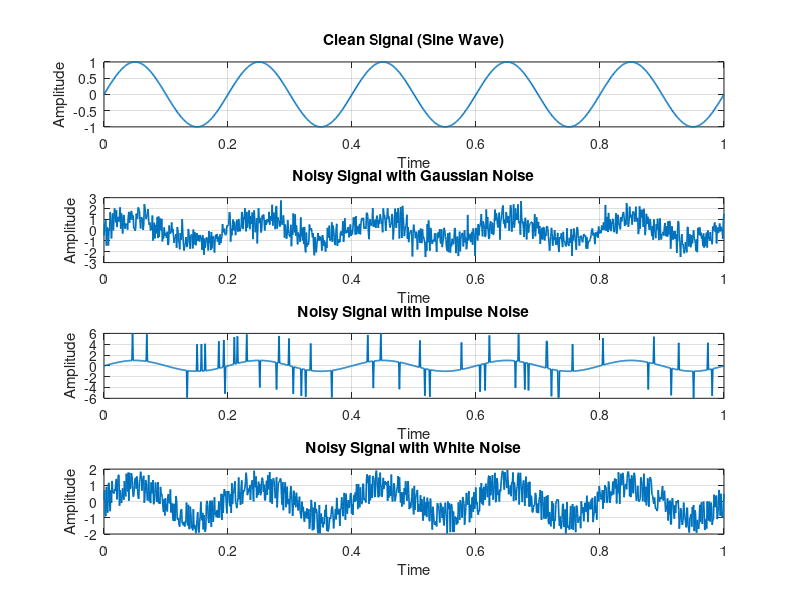

The MATLAB source for this figure:
clc;
clear;
close all;

% Simulate a clean signal (sine wave)
fs = 1000;                     % Sampling frequency
t = linspace(0, 1, fs);        % Time vector
freq = 5;                      % Frequency of sine wave
clean_signal = sin(2*pi*freq*t);

% 1. Gaussian Noise
mean_val = 0;
variance = 0.5;
gaussian_noise = mean_val + sqrt(variance) * randn(1, fs);
noisy_signal_gaussian = clean_signal + gaussian_noise;

% 2. Impulse Noise
impulse_noise = zeros(1, fs);
impulse_positions = randi([1 fs], 1, 50);
impulse_values = 5 * (2*randi([0 1], 1, 50) - 1); % Generates -5 or 5
impulse_noise(impulse_positions) = impulse_values;
noisy_signal_impulse = clean_signal + impulse_noise;

% 3. White Noise
white_noise = -1 + 2*rand(1, fs);  % Uniform distribution between -1 and 1
noisy_signal_white = clean_signal + white_noise;

% Plotting
figure;

subplot(4,1,1);
plot(t, clean_signal, 'LineWidth', 1.2);
title('Clean Signal (Sine Wave)');
xlabel('Time');
ylabel('Amplitude');
grid on;

subplot(4,1,2);
plot(t, noisy_signal_gaussian, 'LineWidth', 1.2);
title('Noisy Signal with Gaussian Noise');
xlabel('Time');
ylabel('Amplitude');
grid on;

subplot(4,1,3);
plot(t, noisy_signal_impulse, 'LineWidth', 1.2);
title('Noisy Signal with Impulse Noise');
xlabel('Time');
ylabel('Amplitude');
grid on;

subplot(4,1,4);
plot(t, noisy_signal_white, 'LineWidth', 1.2);
title('Noisy Signal with White Noise');
xlabel('Time');
ylabel('Amplitude');
grid on;

% SNR Calculation
snr_gaussian = 10 * log10(var(clean_signal) / var(gaussian_noise));
snr_impulse  = 10 * log10(var(clean_signal) / var(impulse_noise));
snr_white    = 10 * log10(var(clean_signal) / var(white_noise));

fprintf('Signal-to-Noise Ratio (SNR) with Gaussian Noise: %.2f dB\n', snr_gaussian);
fprintf('Signal-to-Noise Ratio (SNR) with Impulse Noise: %.2f dB\n', snr_impulse);
fprintf('Signal-to-Noise Ratio (SNR) with White Noise: %.2f dB\n', snr_white);
